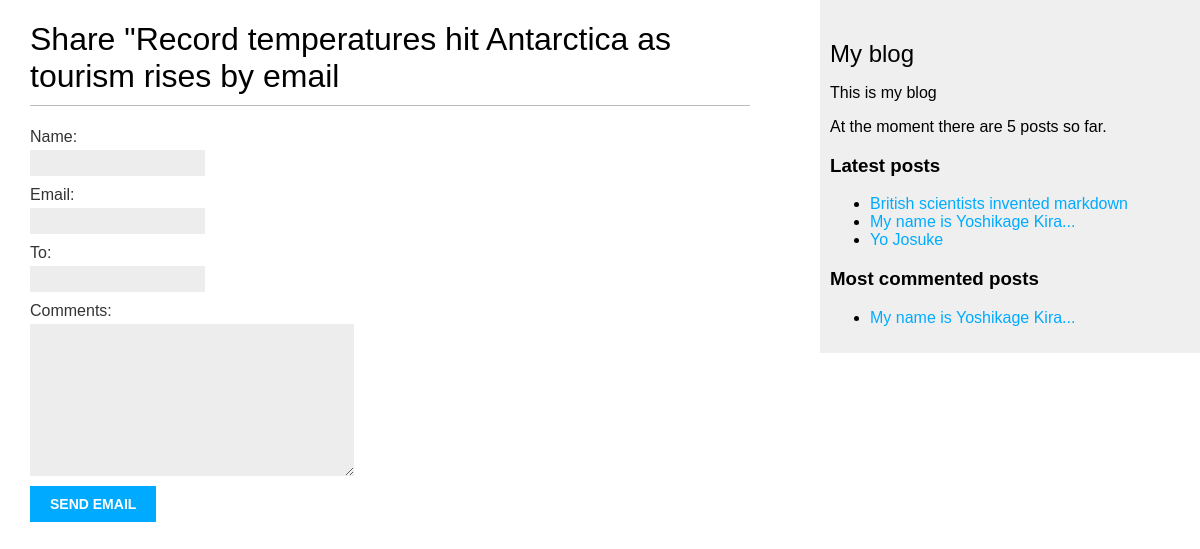
/blog/2/share/, run on the app's committed database.
### blog/models.py (models this page shows, shortened)
class Post(models.Model):
    STATUS_CHOICES = (("draft", "Draft"), ("published", "Published"))
    title = models.CharField(max_length=250)
    slug = models.SlugField(max_length=250, unique_for_date="publish")
    author = models.ForeignKey(
        User, on_delete=models.CASCADE, related_name="blog_posts"
    )
    body = models.TextField()
    publish = models.DateTimeField(default=timezone.now)
    created = models.DateTimeField(auto_now_add=True)
    updated = models.DateTimeField(auto_now=True)
    status = models.CharField(max_length=10, choices=STATUS_CHOICES, default="draft")
    tags = TaggableManager()
    class Meta:
        ordering = ("-publish",)
    objects = models.Manager()
    published = PublishedManager()
    def get_absolute_url(self):
        return reverse(
            "blog:post_detail",
            args=[self.publish.year, self.publish.month, self.publish.day, self.slug],
        )

### blog/views.py (the view)
# urls.py: path("<int:post_id>/share/", views.post_share, name="post_share"),
def post_share(request, post_id):
    post = get_object_or_404(Post, id=post_id, status="published")
    sent = False
    if request.method == "POST":
        form = EmailPostForm(request.POST)
        if form.is_valid():
            cd = form.cleaned_data
            post_url = request.build_absolute_uri(post.get_absolute_url())
            subject = "{} ({}) recomends you reading {}".format(
                cd["name"], cd["email"], post.title
            )
            message = "Read {} at {}\n\n{}'s comments:{}".format(
                post.title, post_url, cd["name"], cd["comments"]
            )
            send_mail(subject, message, "a.quazar.test.mail@gmail.com", [cd["to"]])
            sent = True
    else:
        form = EmailPostForm()
    return render(
        request, "blog/post/share.html", {"post": post, "form": form, "sent": sent}
    )

### blog/forms.py
class EmailPostForm(forms.Form):
    name = forms.CharField(max_length=25)
    email = forms.EmailField()
    to = forms.EmailField()
    comments = forms.CharField(required=False, widget=forms.Textarea)

### blog/models.py (called while the page is built)
    def get_queryset(self):
        return super(PublishedManager, self).get_queryset().filter(status="published")

### blog/templatetags/blog_tags.py (called while the page is built)
@register.simple_tag
def total_posts():
    return Post.published.count()

@register.inclusion_tag("blog/post/latest_posts.html")
def show_latest_posts(count=5):
    latest_posts = Post.published.order_by("-publish")[:count]
    return {"latest_posts": latest_posts}

@register.simple_tag
def get_most_commented_posts(count=5):
    return (
        Post.published.annotate(total_comments=Count("comments"))
        .order_by("-total_comments")
        .filter(total_comments__gte=1)[:count]
    )

### blog/templates/blog/post/share.html (shortened to what this page needs)
{% extends "blog/base.html"%}
{% block content %}
    {% if sent %}
    <h1>E-mail successfully sent</h1>
    <p>
    "{{ post.title }}" was successfully sent to {{ form.cleaned_data.to }}.
    </p>
{% else %}
    <h1>Share "{{ post.title }} by email</h1>
    <form action="." method="post">
        {{ form.as_p }}
        <input type="submit" value="Send email">
    </form>
{% endif %}
{% endblock %}

### blog/templates/blog/base.html (shortened to what this page needs)
{% load static %}
{% load blog_tags %}
<!DOCTYPE html>
<html>
<head>
    <link href="{% static "css/blog.css" %}" rel="stylesheet">
</head>
<body>
    <div id="content">
        {% block content %}
        {% endblock %}
    </div>
    <div id="sidebar">
        <h2>My blog</h2>
        <p>This is my blog</p>
        <p>At the moment there are {% total_posts %} posts so far.</p>
        <h3>Latest posts</h3>
        {% show_latest_posts 3 %}
        <h3>Most commented posts</h3>
        {% get_most_commented_posts as most_commented_posts %}
        <ul>
        {% for post in most_commented_posts %}
            <li>
            <a href="{{ post.get_absolute_url }}">{{ post.title }}</a>
            </li>
        {% endfor %}
        </ul>
    </div>
</body>
</html>

### blog/templates/blog/post/latest_posts.html
<ul>
{% for post in latest_posts %}
    <li>
        <a href="{{ post.get_absolute_url }}">{{ post.title }}</a>
    </li>
{% endfor %}
</ul>

### blog/static/css/blog.css (style rules this page uses)
body { margin: 0; padding: 0; font-family: helvetica, sans-serif; }
a { color: #00abff; text-decoration: none; }
h1 { font-weight: normal; border-bottom: 1px solid #bbb; padding: 0 0 10px 0; }
h2 { font-weight: normal; margin: 30px 0 0; }
#content { float: left; width: 60%; padding: 0 0 0 30px; }
#sidebar { float: right; width: 30%; padding: 10px; background: #efefef; height: 100%; }
label { float: left; clear: both; color: #333; margin-bottom: 4px; }
input, textarea { clear: both; float: left; margin: 0 0 10px; background: #ededed; border: 0; padding: 6px 10px; font-size: 12px; }
input[type="submit"] { font-weight: bold; background: #00abff; color: #fff; padding: 10px 20px; font-size: 14px; text-transform: uppercase; }

### data on the page
Post: title "Record temperatures hit Antarctica as tourism rises"
Post: title "British scientists invented markdown"
Post: title "My name is Yoshikage Kira..."
Post: title "Yo Josuke"
